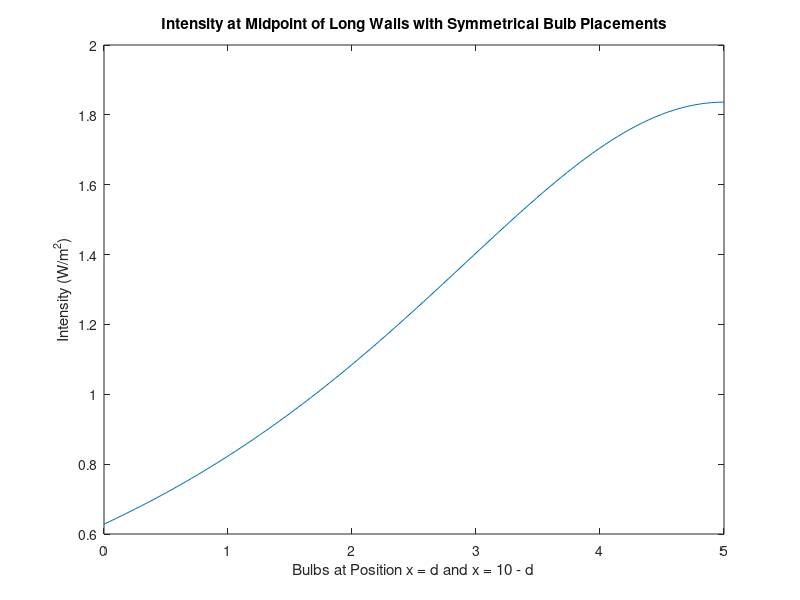

Write the MATLAB code that produced this figure.
d = linspace(0, 5);
I = 300./(4*pi*((5-d).^2 + 13));
plot(d, I);
ylabel('Intensity (W/m^2)')
xlabel('Bulbs at Position x = d and x = 10 - d')
title('Intensity at Midpoint of Long Walls with Symmetrical Bulb Placements')
